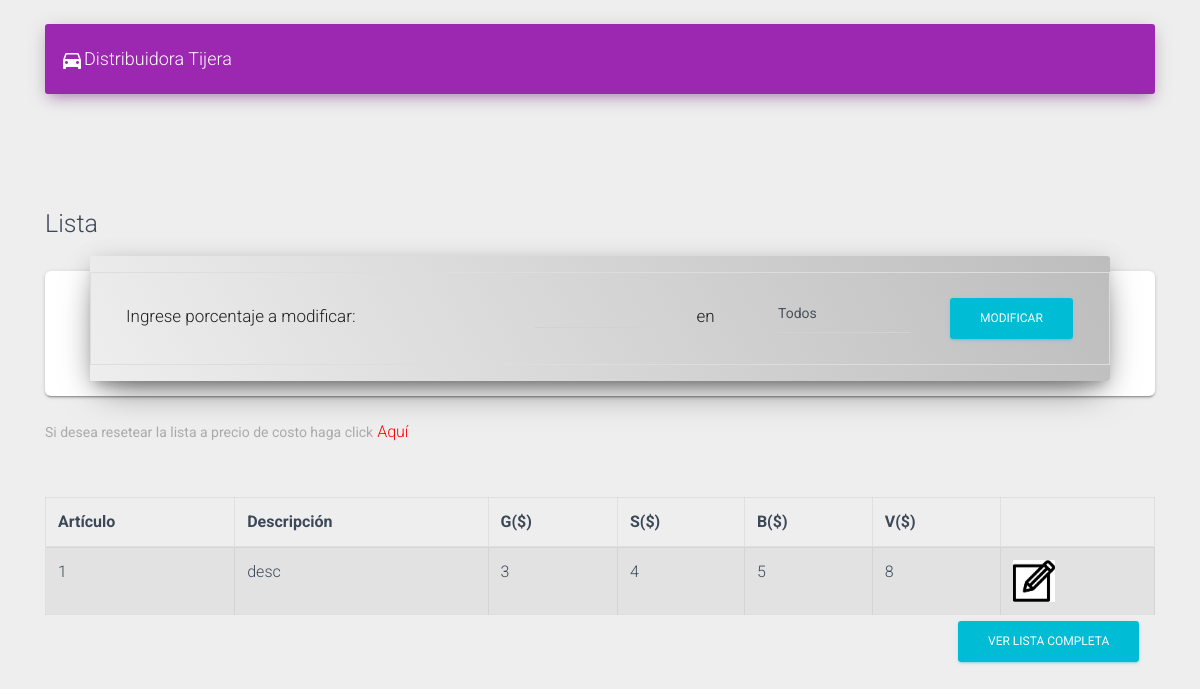
The app's page /controlador/controlador_precio.php?cod_art=1 with its own data.
### tables this page shows
CREATE TABLE `articulo` (
  `codigo` int(5) NOT NULL,
  `eje` float NOT NULL,
  `aloj` float NOT NULL,
  `esp` float NOT NULL,
  `form` float NOT NULL,
  `giro` float NOT NULL,
  `descripcion` varchar(200) NOT NULL
);

CREATE TABLE `precio_venta` (
  `codigo` int(5) NOT NULL,
  `G` float NOT NULL,
  `S` float NOT NULL,
  `B` float NOT NULL,
  `V` float NOT NULL
);

### modelo/modelo_precio.php (called while the page is built, shortened)
<?php
function getlistaPreciosVentas(){
    $conn = getConexion();
    $sql = "SELECT a.codigo, a.descripcion, pv.G, pv.S, pv.B, pv.V FROM articulo a JOIN precio_venta pv ON a.codigo=pv.codigo";
    $result = mysqli_query($conn, $sql);
    $articulos = Array();
    if(mysqli_num_rows($result)> 0)
    {
        while ($row=mysqli_fetch_assoc($result))
        {
            $articulo= Array();
            $articulo['codigo'] = $row["codigo"];
            $articulo['descripcion'] = $row["descripcion"];
            $articulo['G'] = $row["G"];
            $articulo['S'] = $row["S"];
            $articulo['B'] = $row["B"];
            $articulo['V'] = $row["V"];
            $articulos[] = $articulo;
        }
    }
    else{
        echo "No se encontro coincidencias";
    }
    return $articulos;
}
function getPrecioArticulo($codigo){
    $con = getConexion();
    $sql = "SELECT a.codigo, a.descripcion, pc.G, pc.S, pc.B, pc.V FROM articulo a JOIN precio_venta pc ON pc.codigo= '$codigo' AND a.codigo = '$codigo'";
    $result=mysqli_query($con,$sql);
    $articulos = Array();
    if(mysqli_num_rows($result)> 0)
        {
            while ($row=mysqli_fetch_assoc($result))
            {
                $articulo = Array();
                $articulo['codigo'] = $row["codigo"];
                $articulo['descripcion'] = $row["descripcion"];
				$articulo['G'] = $row["G"];
				$articulo['S'] = $row["S"];
				$articulo['B'] = $row["B"];
				$articulo['V'] = $row["V"];
				$articulos[] = $articulo;
            }
        } else {
            echo "No se encontro coincidencias";
        }
    return $articulos;
}

### vista/precios.php (the view, shortened to what this page needs)
<?php
	include_once("../controlador/controlador_precio.php");
?>
<!DOCTYPE html>
<html>
<?php
include("../head.php");
?>
<body>
<div class="container">
    <br>
		<?php
			include("../header.php");
        ?>
        <br><br><br>
    <h3 class="pdf" >Lista</h3>
    <div class="card shadow mb-4">
        <div class="card-body pdf">
            <div class="card-header py-3 pdf">
                <form method="POST" action="../controlador/controlador_precio.php">
                    <div class="row pdf" style="border: solid 0.3px #dcdddc; padding: 20px;">
                    <div class="col-md-5 pdf">
                        <h5 class="pdf">Ingrese porcentaje a modificar:</h5>
                    </div>
                        <div class="col-md-2 pdf">
                            <input class="form-control" type="text" name="porcentajeMaterial" id="porcentajeMaterial" onChange="validarPorcentaje(this)">
                        </div>
                        <div class="col-md-1 pdf">
                            <h5> en </h5>
                        </div>
                        <div class="col-md-2 pdf">
                            <select class="form-control pdf" name="tipoMaterial">
                                <option value="general">Todos</option>
                            </select>
                        </div>
                        <div class="col-md-2 pdf">
                            <button  type="submit" class="btn btn-info agregar float-right pdf"  style="color:white!important">MODIFICAR</button>
                        </div>
                    </div>
                </form>
            </div>
        </div>
    </div>
    <label>Si desea resetear la lista a precio de costo haga click</label>
   <a href="../controlador/limpiarLista.php" style="color:red!important">Aquí</a>
        <br>
        <br>
        <br>
        <div class="table-wrapper-scroll-y my-custom-scrollbar" id="aImprimir" class="aImprimir">
                <table class="table table-bordered table-striped mb-0 display" id="example" width="100%" cellspacing="0">
                    <thead>
                    <tr>
                        <th>Art&iacuteculo</th>
                        <th>Descripci&oacuten</th>
                        <th>G($)</th>
                        <th>S($)</th>
                        <th>B($)</th>
                        <th>V($)</th>
                        <th class="pdf"></th>
                    </tr>
                    </thead>
                    <tbody >
                    <?php
                        foreach ($articulos as $articulo){
                            echo "<tr>
                                <td>".$articulo['codigo']."</td>
                                <td>".$articulo['descripcion']."</td>
                                <td>".$articulo['G']."</td>
                                <td>".$articulo['S']."</td>
                                <td>".$articulo['B']."</td>
                                <td>".$articulo['V']."</td>
                                <td class='pdf'><a href='../vista/modificarPrecioArticulo.php?codigo=".$articulo['codigo']."&descripcion=".$articulo['descripcion']."&G=".$articulo['G']."&S=".$articulo['S']."&B=".$articulo['B']."&V=".$articulo['V']."'><img class='pdf' src='../assets/img/modify.png' style='width:42px;height:42px;border:0' title='Modificar' id='modificar'></img></a></td>
                            </tr>";
                        }
                    ?>
                    </tbody>
                </table>
	</div>
    <div class="col-md-12 text-center">
    </div>
    <div class="col-md-4 offset-8 pdf">
        <button class="btn btn-info agregar float-right"><a href="imprimirLista.php"  style="color:white!important">VER LISTA COMPLETA</a></button>
    </div>
</div>
</body>
<footer></footer>
</html>

### records on screen
articulo: codigo "1", descripcion "desc", precio_venta.G "3", precio_venta.S "4", precio_venta.B "5", precio_venta.V "8"
